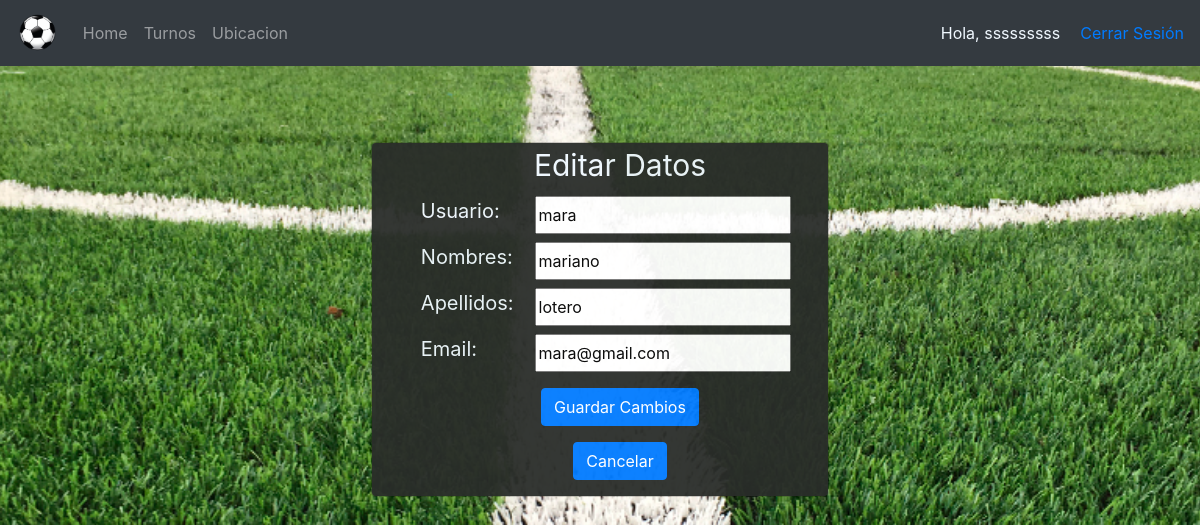
The app's page /editar_user/12 (signed in) with its own data.
### users/models.py (models this page shows, shortened)
class Usuario(AbstractBaseUser, PermissionsMixin):
    username = models.CharField("Usuario", unique=True, max_length=50)
    first_name = models.CharField("Nombres", max_length=200)
    surname = models.CharField("Apellidos", max_length=200)
    dni = models.CharField("Dni", unique=True, max_length=8)
    email = models.EmailField(_('email address'), unique=True)
    is_staff = models.BooleanField(default=False)
    is_active = models.BooleanField(default=True)
    date_joined = models.DateTimeField(default=timezone.now)
    USERNAME_FIELD = 'username'
    REQUIRED_FIELDS = ['email' ,'dni', 'first_name' , 'surname']
    objects = CustomUserManager()

### users/views.py (the view)
# urls.py: path('editar_user/<int:user_id>', UsuariosViews.edit_user, name="editar_user"),
    @login_required
    def edit_user(request, user_id):
        usuario = Usuario.objects.filter(id=user_id).first()
        form = CustomUserChangeForm(instance=usuario)
        return render(request, "accounts/registrados/editar_user.html", {"form":form, "usuario":usuario})

### users/forms.py
class CustomUserChangeForm(UserChangeForm):
    class Meta:
        model = Usuario
        fields = ('username', 'first_name', 'surname','email',)

### templates/accounts/registrados/editar_user.html (shortened to what this page needs)
{% extends 'accounts/header.html' %}
{% load static %}
{% block content %}
<link rel="stylesheet" type="text/css" href="{% static '/css/fomulario.css' %}">
<div class="modal-dialog text-center">
    <div class="col-sm-11 main-section">
        <div class="modal-content">
            <label style="margin-left: 40px;font-size: 30px; color: aliceblue;">Editar Datos</label>
            <form method="POST" action="{% url 'actualizar_user' user.id %}" class="col-12">
                <div class="input-group mb-2">
                    <div class="input-group-append col-md-4">
                        <label style="font-size:20px;color: aliceblue;">Usuario: </label>
                    </div>
                    {{form.username}}
                </div>
                <div class="input-group mb-2">
                    <div class="input-group-append col-md-4" >
                        <label style="font-size:20px;color: aliceblue;">Nombres:</label>
                    </div>
                    {{form.first_name}}
                </div>
                <div class="input-group mb-2">
                    <div class="input-group-append col-md-4">
                        <label style="font-size:20px;color: aliceblue;">Apellidos: </label>
                    </div>
                    {{form.surname}}
                </div>
                <div class="input-group mb-2">
                    <div class="input-group-append col-md-4">
                        <label style="font-size:20px;color: aliceblue;">Email: </label>
                    </div>
                    {{form.email}}
                </div>
                <div class="d-flex justify-content-center mt-3 login_container" style="margin-left: 40px;">
                    <input type="submit" value="Guardar Cambios" class="btn btn-primary">
                </div>
                <div class="d-flex justify-content-center mt-3 login_container" style="margin-left: 40px;">
                    <a class="btn btn-primary" href="http://127.0.0.1:8000/Perfil/">Cancelar</a>
                </div>
            </form>
        </div>
    </div>
</div>
{% endblock %}

### templates/accounts/header.html (shortened to what this page needs)
{% load static %}
<html>
<head>
    <link rel="stylesheet" href="https://stackpath.bootstrapcdn.com/bootstrap/4.4.1/css/bootstrap.min.css">
</head>
<body style="width: 100%;">
        <nav class="navbar navbar-expand-lg navbar-dark bg-dark">
            <a class="navbar-brand">
                <img src="{% static '/css/img/logo_pag.png' %}" height="40px">
            </a>
            <div class="collapse navbar-collapse" id="navbarText">
                <ul class="navbar-nav mr-auto">
                    {% if user.is_authenticated %}
                    <li class="navbar-item"><a href="http://127.0.0.1:8000/Home_user" class="nav-link">Home</a></li>
                    <li class="navbar-item"><a href="http://127.0.0.1:8000/Home_user/#botones-turnos" class="nav-link">Turnos</a></li>
                    <li class="navbar-item"><a href="http://127.0.0.1:8000/Home_user/#ubicacion" class="nav-link">Ubicacion</a></li>
                    {% endif %}
                </ul>
                <ul class="navbar-nav ml-auto">
                    {% if user.is_authenticated %}
                    <span style="margin-right: 20px; color: aliceblue;">Hola, <a style="color: aliceblue;" href="http://127.0.0.1:8000/Perfil/"> {{ user.first_name }}</a></span>
                    <span><a href=" {% url 'Logout' %}">Cerrar Sesión</a></span>
                    {% else %}
                    <li class="nav-item"><a class="nav-link" href="http://127.0.0.1:8000/Login">Iniciar Sesión</a></li>
                    <li class="nav-item"><a class="nav-link" href="http://127.0.0.1:8000/register">Registrarse</a></li>
                    {% endif %}
                </ul>
            </div>
        </nav>
    {% block content %} {% endblock %}
</body>
</html>

### static/css/fomulario.css (style rules this page uses)
body { background: url(./img/fondo.jpg) no-repeat center center fixed; background-size: cover; }
.main-section { margin: 0 auto; margin-top: 1%; padding: 0; }
.modal-content { background-color: #2A2D2A; opacity: .95; padding: 0 20px; }
.modal-dialog { max-width: 500px; margin: 4.75rem auto !important; }

### records on screen
Usuario: first_name "sssssssss"
Usuario: username "mara", first_name "mariano", surname "lotero", email "mara@gmail.com"
